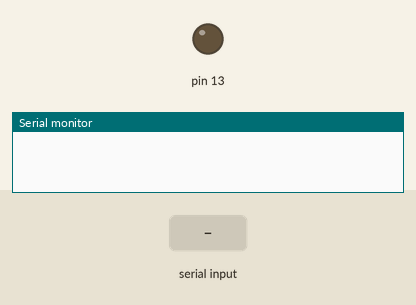
Recording of a sketch running on a simulated Arduino Mega 2560, built with avr-gcc and run on an emulated ATmega2560. Shown: output pins drawn as LEDs (lit = HIGH), the last lines printed to the serial monitor. The inputs (shaded band) are chosen by the test bench.

Above: at 1.2 s.
1.3 s: "1" received over the second serial link
At 2.5 s:
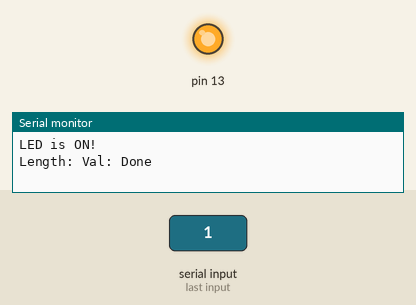
2.8 s: "0" received over the second serial link
At 3.7 s:
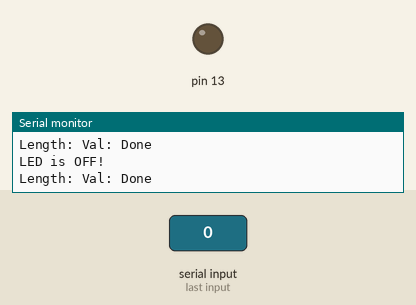
Timing chart, 0 to 5.8 s (numbered marks = the images above; inputs shaded):
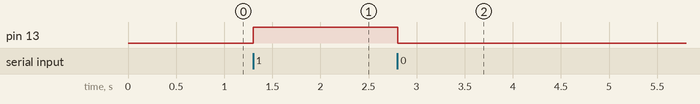

The sketch:

serial1_OFF_1_ON_Other.ino
```cpp
String val = "";
boolean mark = LOW;

void setup() {
  Serial.begin(115200);
  Serial1.begin(115200);  //initial the Serial1
  pinMode(13, OUTPUT);
}

void loop() {
  while (Serial1.available()) {
    val += char(Serial1.read());
    delay(2);   // Can't be deleted for it needs time to read Serial1
    mark = HIGH;
  }

  if (val.length() == 1) {    //Send command without CR/ LF/ NL
    if (val == "1") {
      digitalWrite(13, HIGH); //turn on the LED on D13
      Serial1.println("LED is ON!");
      Serial.println("LED is ON!");

    }
    else if (val == "0") {
      digitalWrite(13, LOW);  //Trun off
      Serial1.println("LED is OFF!");

      Serial.println("LED is OFF!");
    }
  }

  if (mark == HIGH) {
    Serial1.print("Length: ");      Serial1.println(val.length());
    Serial1.print("Val: ");        Serial1.println(val); delay(50);
    Serial1.println("Done");       Serial1.println();
    Serial1.flush();
    Serial.print("Length: ");      Serial1.println(val.length());
    Serial.print("Val: ");        Serial1.println(val); delay(50);
    Serial.println("Done");       Serial1.println();
    Serial.flush();

    val = "";
    mark = LOW;
  }
}
```

Measured:
- after the input at 1.3 s, pin 13: LOW → HIGH at once
- after the input at 2.8 s, pin 13: HIGH → LOW at once
